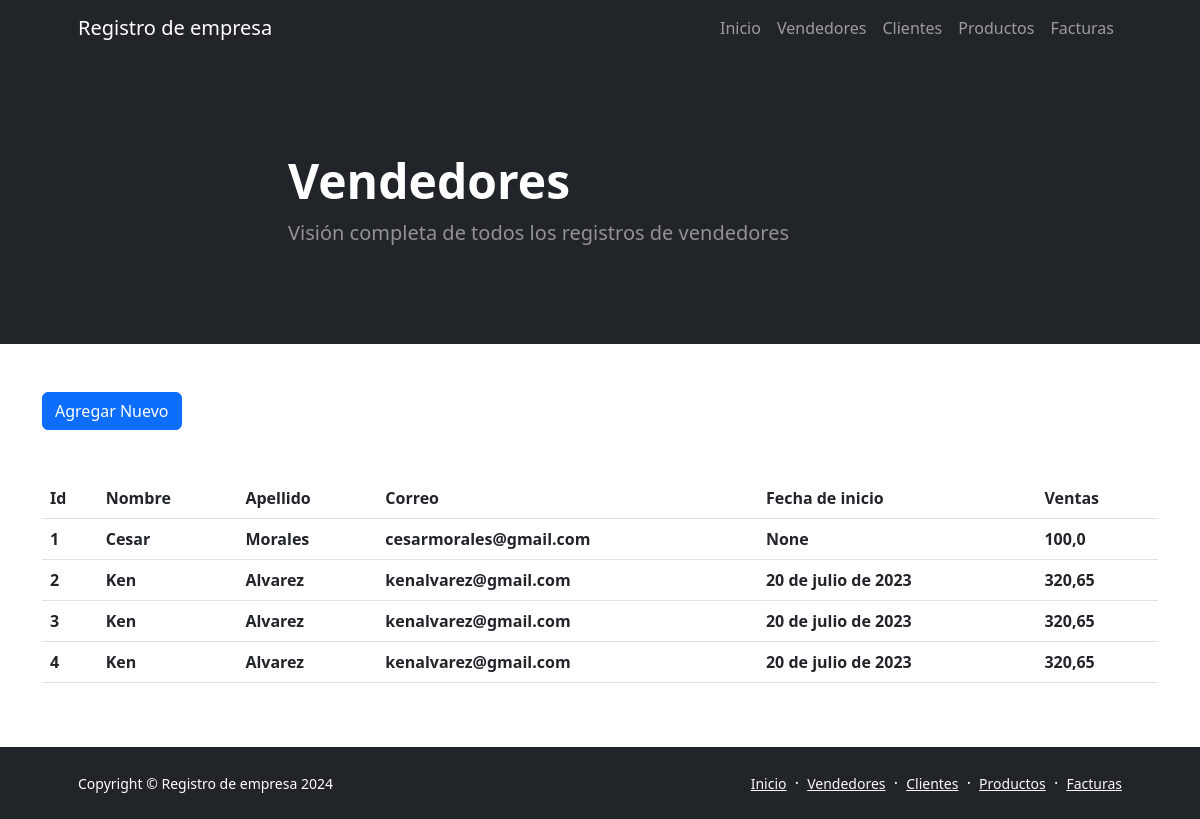
Page /vendedores/ on the committed database.
### aplicacion/models.py (models this page shows, shortened)
class Vendedores(models.Model):
    nombre = models.CharField(max_length=50)
    apellido = models.CharField(max_length=50)
    correo = models.EmailField()
    fechaInicio = models.DateField()
    venta = models.FloatField()

### aplicacion/views.py (the view)
# urls.py: path('vendedores/', vendedores, name="vendedores"),
def vendedores(request):
    contexto = {'vendedores': Vendedores.objects.all()}
    return render(request, "aplicacion/vendedores.html", contexto)

### aplicacion/templates/aplicacion/vendedores.html
{% extends "aplicacion/index.html" %}
{% block titulo %}
<h1 class="display-5 fw-bolder text-white mb-2">Vendedores</h1>
<p class="lead fw-normal text-white-50 mb-4">Visión completa de todos los registros de vendedores</p>
{% endblock titulo %}
{% block contenido %}
<a class="btn btn-primary mb-5" href="{% url 'vendedores_form' %}" role="button">Agregar Nuevo</a>
<table class="table">
    <thead>
        <tr>
            <th>Id</th>
            <th>Nombre</th>
            <th>Apellido</th>
            <th>Correo</th>
            <th>Fecha de inicio</th>
            <th>Ventas</th>
        </tr>
    </thead>
    <tbody>
    {% for c in vendedores %}
        <tr>
            <th>{{ c.id }}</th>
            <th>{{ c.nombre }}</th>
            <th>{{ c.apellido }}</th>
            <th>{{ c.correo }}</th>
            <th>{{ c.fechaInicio }}</th>
            <th>{{ c.venta }}</th>
        </tr>
    {% endfor %}
    </tbody>
</table>
{% endblock contenido %}

### aplicacion/templates/aplicacion/index.html (shortened to what this page needs)
<!DOCTYPE html>
<html lang="en">
    <head>
        {% load static %}
        <link href="https://cdn.jsdelivr.net/npm/bootstrap-icons@1.5.0/font/bootstrap-icons.css" rel="stylesheet" />
        <link href="{% static 'css/styles.css' %}" rel="stylesheet" />
    </head>
    <body class="d-flex flex-column h-100">
        <main class="flex-shrink-0">
            <nav class="navbar navbar-expand-lg navbar-dark bg-dark">
                <div class="container px-5">
                    <a class="navbar-brand" href="/">Registro de empresa</a>
                    <div class="collapse navbar-collapse" id="navbarSupportedContent">
                        <ul class="navbar-nav ms-auto mb-2 mb-lg-0">
                            <li class="nav-item"><a class="nav-link" href="/">Inicio</a></li>
                            <li class="nav-item"><a class="nav-link" href="{% url 'vendedores' %}">Vendedores</a></li>
                            <li class="nav-item"><a class="nav-link" href="{% url 'clientes' %}">Clientes</a></li>
                            <li class="nav-item"><a class="nav-link" href="{% url 'productos' %}">Productos</a></li>
                            <li class="nav-item"><a class="nav-link" href="{% url 'facturas' %}">Facturas</a></li>
                        </ul>
                    </div>
                </div>
            </nav>
            <header class="bg-dark py-5">
                <div class="px-5">
                    <div class="row gx-5 align-items-center justify-content-center">
                        <div class="col-lg-8 col-xl-7 col-xxl-6">
                            <div class="my-5 text-center text-xl-start">
                                {% block titulo %}{% endblock titulo %}
                            </div>
                        </div>
                    </div>
                </div>
            </header>
            <div class="container py-5">
                {% block contenido %}{% endblock contenido %}
            </div>
        </main>
        <footer class="bg-dark py-4 mt-auto">
            <div class="container px-5">
                <div class="row align-items-center justify-content-between flex-column flex-sm-row">
                    <div class="col-auto"><div class="small m-0 text-white">Copyright &copy; Registro de empresa 2024</div></div>
                    <div class="col-auto">
                        <a class="link-light small" href="/">Inicio</a>
                        <span class="text-white mx-1">&middot;</span>
                        <a class="link-light small" href="{% url 'vendedores' %}">Vendedores</a>
                        <span class="text-white mx-1">&middot;</span>
                        <a class="link-light small" href="{% url 'clientes' %}">Clientes</a>
                        <span class="text-white mx-1">&middot;</span>
                        <a class="link-light small" href="{% url 'productos' %}">Productos</a>
                        <span class="text-white mx-1">&middot;</span>
                        <a class="link-light small" href="{% url 'facturas' %}">Facturas</a>
                    </div>
                </div>
            </div>
        </footer>
    </body>
</html>

### rows in the picture
Vendedores: id "1", nombre "Cesar", apellido "Morales", correo "cesarmorales@gmail.com", fechaInicio "None", venta "100,0"
Vendedores: id "2", nombre "Ken", apellido "Alvarez", correo "kenalvarez@gmail.com", fechaInicio "20 de julio de 2023", venta "320,65"
Vendedores: id "3", nombre "Ken", apellido "Alvarez", correo "kenalvarez@gmail.com", fechaInicio "20 de julio de 2023", venta "320,65"
Vendedores: id "4", nombre "Ken", apellido "Alvarez", correo "kenalvarez@gmail.com", fechaInicio "20 de julio de 2023", venta "320,65"
